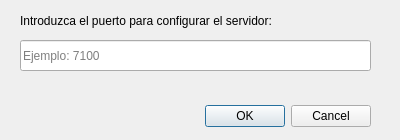
<?xml version="1.0" encoding="UTF-8"?>
<ui version="4.0">
 <class>DialogSeleccionPuerto</class>
 <widget class="QDialog" name="DialogSeleccionPuerto">
  <property name="geometry">
   <rect>
    <x>0</x>
    <y>0</y>
    <width>400</width>
    <height>140</height>
   </rect>
  </property>
  <property name="minimumSize">
   <size>
    <width>400</width>
    <height>140</height>
   </size>
  </property>
  <property name="maximumSize">
   <size>
    <width>400</width>
    <height>140</height>
   </size>
  </property>
  <property name="windowTitle">
   <string>Configuracion del puerto</string>
  </property>
  <widget class="QDialogButtonBox" name="buttonBox">
   <property name="geometry">
    <rect>
     <x>30</x>
     <y>100</y>
     <width>341</width>
     <height>32</height>
    </rect>
   </property>
   <property name="minimumSize">
    <size>
     <width>341</width>
     <height>32</height>
    </size>
   </property>
   <property name="maximumSize">
    <size>
     <width>341</width>
     <height>32</height>
    </size>
   </property>
   <property name="orientation">
    <enum>Qt::Horizontal</enum>
   </property>
   <property name="standardButtons">
    <set>QDialogButtonBox::Cancel|QDialogButtonBox::Ok</set>
   </property>
  </widget>
  <widget class="QLabel" name="label">
   <property name="geometry">
    <rect>
     <x>20</x>
     <y>10</y>
     <width>351</width>
     <height>21</height>
    </rect>
   </property>
   <property name="text">
    <string>Introduzca el puerto para configurar el servidor:</string>
   </property>
  </widget>
  <widget class="QLineEdit" name="lineEditPuerto">
   <property name="geometry">
    <rect>
     <x>20</x>
     <y>40</y>
     <width>351</width>
     <height>31</height>
    </rect>
   </property>
   <property name="placeholderText">
    <string>Ejemplo: 7100</string>
   </property>
  </widget>
 </widget>
 <resources/>
 <connections>
  <connection>
   <sender>buttonBox</sender>
   <signal>accepted()</signal>
   <receiver>DialogSeleccionPuerto</receiver>
   <slot>accept()</slot>
   <hints>
    <hint type="sourcelabel">
     <x>248</x>
     <y>254</y>
    </hint>
    <hint type="destinationlabel">
     <x>157</x>
     <y>274</y>
    </hint>
   </hints>
  </connection>
  <connection>
   <sender>buttonBox</sender>
   <signal>rejected()</signal>
   <receiver>DialogSeleccionPuerto</receiver>
   <slot>reject()</slot>
   <hints>
    <hint type="sourcelabel">
     <x>316</x>
     <y>260</y>
    </hint>
    <hint type="destinationlabel">
     <x>286</x>
     <y>274</y>
    </hint>
   </hints>
  </connection>
 </connections>
</ui>
